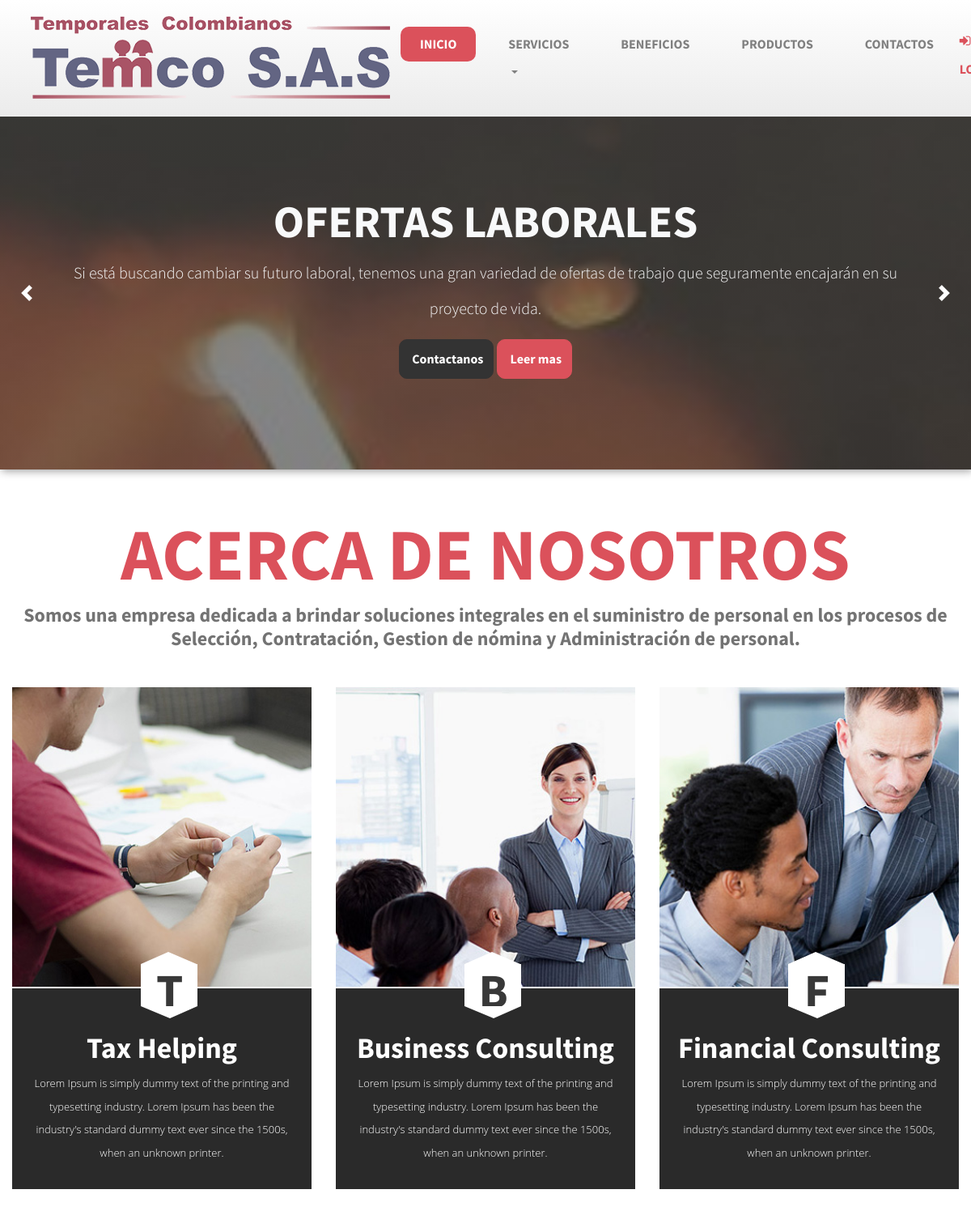
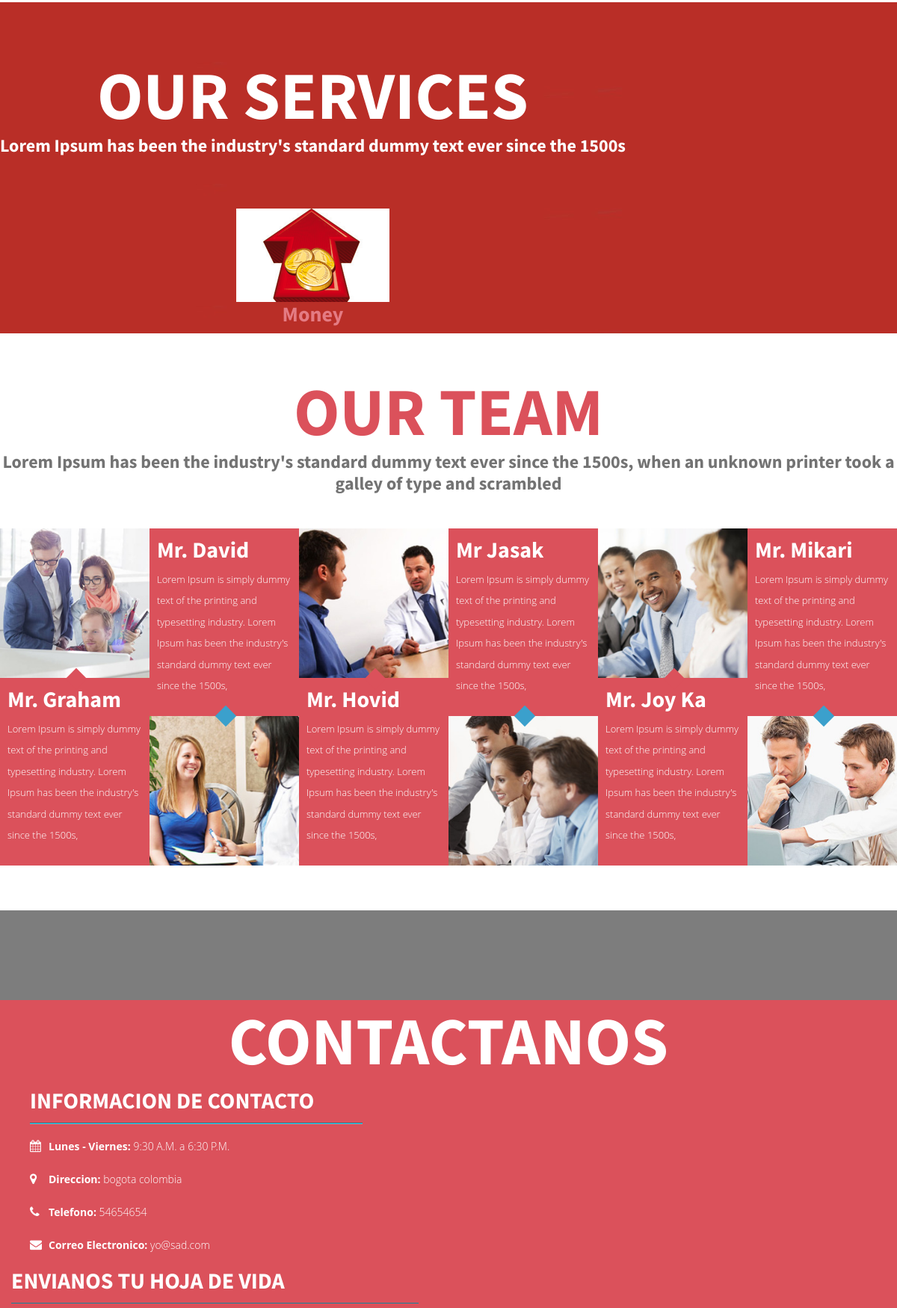
Page /contacto (upper part) on the committed database (2 pictures, top to bottom).
### main/models.py (models this page shows, shortened)
class Estatico(models.Model):
	titulo 		= models.CharField(max_length=45)
	mision 		= models.TextField()
	vision 		= models.TextField()
	correo 		= models.EmailField(max_length=45)
	telefono1 	= models.IntegerField()
	telefono2 	= models.IntegerField()
	ubicacion 	=  models.CharField(max_length=100)
	logo 		= models.ImageField(upload_to='media')
	horario 	= models.CharField(max_length=50)

### main/views.py (the view, shortened to what this page needs)
# urls.py: path('contacto', views.contacto, name='contacto'),
def contacto(request):
	context = {}
	context['mensaje'] = ''
	context['info'] = Estatico.objects.all()[:1]
	form = Contacto()
	context['form'] = form
	return render(request, 'main/empresa1.html',context)

### main/templates/main/empresa1.html (shortened to what this page needs)
{% extends 'base.html' %}
{%load static from staticfiles %}
{% block content %}
 <section class="about text-center" id="about">
                <div class="container">
                    <div class="row">
                        <div class="team-heading text-center">
                            <h2>Acerca de nosotros</h2>
                            <h4>Somos una empresa dedicada a brindar soluciones integrales en el suministro de personal en los procesos de Selección, Contratación, Gestion de nómina y Administración de personal. </h4>
                        </div>
                        <div class="col-md-4 col-sm-6">
                            <div class="single-about-detail clearfix">
                                <div class="about-img">
                                    <img src="{% static './main/img/about1.jpg' %}" alt="">
                                </div>
                                <div class="about-details">
                                    <div class="pentagon-text">
                                        <h1>T</h1>
                                    </div>
                                    <h3>Tax Helping</h3>
                                    <p>Lorem Ipsum is simply dummy text of the printing and typesetting industry. Lorem Ipsum has been the industry's standard dummy text ever since the 1500s, when an unknown printer.</p>
                                </div>
                            </div>
                        </div>
                        <div class="col-md-4 col-sm-6">
                            <div class="single-about-detail">
                                <div class="about-img">
                                    <img class="img-responsive" src="{% static './main/img/about2.jpg' %}" alt="">
                                </div>
                                <div class="about-details">
                                    <div class="pentagon-text">
                                        <h1>B</h1>
                                    </div>
                                    <h3>Business Consulting</h3>
                                    <p>Lorem Ipsum is simply dummy text of the printing and typesetting industry. Lorem Ipsum has been the industry's standard dummy text ever since the 1500s, when an unknown printer.</p>
                                </div>
                            </div>
                        </div>
                        <div class="col-md-4 col-sm-6">
                            <div class="single-about-detail">
                                <div class="about-img">
                                    <img class="img-responsive" src="{% static './main/img/about3.jpg' %}" alt="">
                                </div>
                                <div class="about-details">
                                    <div class="pentagon-text">
                                        <h1>F</h1>
                                    </div>
                                    <h3>Financial Consulting</h3>
                                    <p>Lorem Ipsum is simply dummy text of the printing and typesetting industry. Lorem Ipsum has been the industry's standard dummy text ever since the 1500s, when an unknown printer.</p>
                                </div>
                            </div>
                        </div>
                    </div>
                </div>
            </section>
            <section class="service text-center" id="service">
                <div class="container">
                    <div class="row">
                        <div class="team-heading text-center">
                        <h2>our services</h2>
                        <h4>Lorem Ipsum has been the industry's standard dummy text ever since the 1500s</h4>
                        <img class="img-responsive" src="{% static './main/img/service4.png' %}" alt="">
                        <h3>Money</h3>
                        </div>
                    </div>
                </div>
            </section>
            <section class="team" id="team">
                <div class="container">
                    <div class="row">
                        <div class="team-heading text-center">
                            <h2>our team</h2>
                            <h4>Lorem Ipsum has been the industry's standard dummy text ever since the 1500s, when an unknown printer took a galley of type and scrambled</h4>
                        </div>
                        <div class="col-md-2 single-member col-sm-4">
                            <div class="person">
                                <img class="img-responsive" src="{% static './main/img/item1.jpg' %}" alt="member-1">
                            </div>
                            <div class="person-detail">
                                <div class="arrow-bottom"></div>
                                <h3>Mr. Graham</h3>
                                <p>Lorem Ipsum is simply dummy text of the printing and typesetting industry. Lorem Ipsum has been the industry's standard dummy text ever since the 1500s, </p>
                            </div>
                        </div>
                        <div class="col-md-2 single-member col-sm-4">
                            <div class="person-detail">
                                <div class="arrow-top"></div>
                                <h3>Mr. David</h3>
                                <p>Lorem Ipsum is simply dummy text of the printing and typesetting industry. Lorem Ipsum has been the industry's standard dummy text ever since the 1500s, </p>
                            </div>
                            <div class="person">
                                <img class="img-responsive" src="{% static './main/img/item2.jpg' %}" alt="member-2">
                            </div>
                        </div>
                        <div class="col-md-2 single-member col-sm-4">
                            <div class="person">
                                <img class="img-responsive" src="{% static './main/img/item3.jpg' %}" alt="member-3">
                            </div>
                            <div class="person-detail">
                                <div class="arrow-bottom"></div>
                                <h3>Mr. Hovid</h3>
                                <p>Lorem Ipsum is simply dummy text of the printing and typesetting industry. Lorem Ipsum has been the industry's standard dummy text ever since the 1500s, </p>
                            </div>
                        </div>
                        <div class="col-md-2 single-member col-sm-4">
                            <div class="person-detail">
                                <div class="arrow-top"></div>
                                <h3>Mr Jasak</h3>
                                <p>Lorem Ipsum is simply dummy text of the printing and typesetting industry. Lorem Ipsum has been the industry's standard dummy text ever since the 1500s, </p>
                            </div>
                            <div class="person">
                                <img class="img-responsive" src="{% static './main/img/item4.jpg' %}" alt="member-4">
                            </div>
                        </div>
                        <div class="col-md-2 single-member col-sm-4">
                            <div class="person">
                                <img class="img-responsive" src="{% static './main/img/item5.jpg' %}" alt="member-5">
                            </div>
                            <div class="person-detail">
                                <div class="arrow-bottom"></div>
                                <h3>Mr. Joy Ka</h3>
                                <p>Lorem Ipsum is simply dummy text of the printing and typesetting industry. Lorem Ipsum has been the industry's standard dummy text ever since the 1500s, </p>
                            </div>
                        </div>
                        <div class="col-md-2 single-member col-sm-4">
                            <div class="person-detail">
                                <div class="arrow-top"></div>
                                <h3>Mr. Mikari</h3>
                                <p>Lorem Ipsum is simply dummy text of the printing and typesetting industry. Lorem Ipsum has been the industry's standard dummy text ever since the 1500s, </p>
                            </div>
                            <div class="person">
                                <img class="img-responsive" src="{% static './main/img/item6.jpg' %}" alt="member-5">
                            </div>
                        </div>
                    </div>
                </div>
            </section>
            <section class="api-map" id="contact">
                <div class="container-fluid">
                    <div class="row">
                        <div class="col-md-12 map" id="map"></div>
                    </div>
                </div>
            </section>
            <section class="contact">
                <div class="container">
                    <div class="row">
                            <div class="contact-caption clearfix">
                                <div class="contact-heading text-center">
                                    <h2>Contactanos</h2>
                                </div>
                                <div class="col-md-5 contact-info text-left">
                                    <h3>Informacion de Contacto</h3>
                                    {% for item in info %}
                                    <div class="info-detail">
                                        <ul><li><i class="fa fa-calendar"></i><span>Lunes - Viernes:</span> {{item.horario}}</li></ul>
                                        <ul><li><i class="fa fa-map-marker"></i><span>Direccion:</span> {{item.ubicacion}}</li></ul>
                                        <ul><li><i class="fa fa-phone"></i><span>Telefono:</span> {{item.telefono1}} </li></ul>
                                        <ul><li><i class="fa fa-envelope"></i><span>Correo Electronico:</span> {{item.correo}} </li></ul>
                                    </div>
                                    {% endfor %}
                                </div>
                                <div class="col-md-6 col-md-offset-1 contact-form">
                                    <h3>Envianos tu hoja de vida</h3>
                                </div>
                            </div>
                    </div>
                </div>
            </section>
{% endblock %}

### rows in the picture
Estatico: horario "9:30 A.M. a 6:30 P.M.", ubicacion "bogota colombia", telefono1 "54654654", correo "yo@sad.com"
